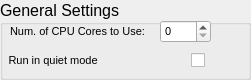
     <widget class="QGroupBox" name="groupBox_14">
      <property name="geometry">
       <rect>
        <x>10</x>
        <y>80</y>
        <width>251</width>
        <height>80</height>
       </rect>
      </property>
      <property name="font">
       <font>
        <pointsize>12</pointsize>
       </font>
      </property>
      <property name="title">
       <string>General Settings</string>
      </property>
      <widget class="QCheckBox" name="checkBox_14">
       <property name="geometry">
        <rect>
         <x>4</x>
         <y>50</y>
         <width>201</width>
         <height>20</height>
        </rect>
       </property>
       <property name="font">
        <font>
         <pointsize>8</pointsize>
        </font>
       </property>
       <property name="layoutDirection">
        <enum>Qt::RightToLeft</enum>
       </property>
       <property name="text">
        <string>Run in quiet mode                             </string>
       </property>
       <property name="checked">
        <bool>false</bool>
       </property>
      </widget>
      <widget class="QWidget" name="layoutWidget_8">
       <property name="geometry">
        <rect>
         <x>10</x>
         <y>20</y>
         <width>196</width>
         <height>22</height>
        </rect>
       </property>
       <layout class="QHBoxLayout" name="horizontalLayout">
        <property name="spacing">
         <number>15</number>
        </property>
        <property name="sizeConstraint">
         <enum>QLayout::SetMinimumSize</enum>
        </property>
        <item>
         <widget class="QLabel" name="label_27">
          <property name="font">
           <font>
            <pointsize>8</pointsize>
           </font>
          </property>
          <property name="text">
           <string>Num. of CPU Cores to Use:</string>
          </property>
         </widget>
        </item>
        <item>
         <widget class="QSpinBox" name="spinBox_13">
          <property name="font">
           <font>
            <pointsize>8</pointsize>
           </font>
          </property>
          <property name="maximum">
           <number>1000</number>
          </property>
         </widget>
        </item>
       </layout>
      </widget>
     </widget>
